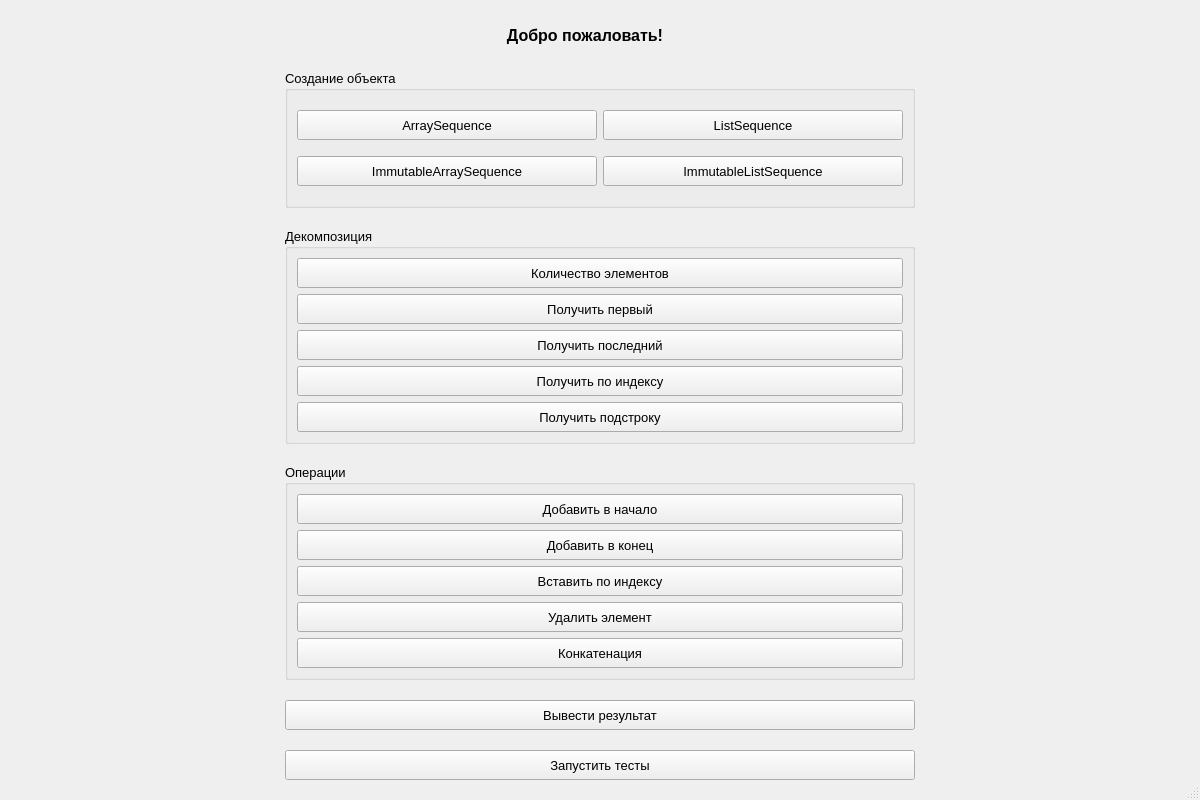
<?xml version="1.0" encoding="UTF-8"?>
<ui version="4.0">
 <class>MainWindow</class>
 <widget class="QMainWindow" name="MainWindow">
  <property name="geometry">
   <rect>
    <x>0</x>
    <y>0</y>
    <width>1200</width>
    <height>800</height>
   </rect>
  </property>
  <property name="minimumSize">
   <size>
    <width>1200</width>
    <height>800</height>
   </size>
  </property>
  <property name="font">
   <font>
    <family>Segoe UI</family>
    <pointsize>10</pointsize>
    <bold>false</bold>
   </font>
  </property>
  <property name="windowTitle">
   <string>Lab 2.2</string>
  </property>
  <widget class="QWidget" name="centralwidget">
   <property name="minimumSize">
    <size>
     <width>1200</width>
     <height>800</height>
    </size>
   </property>
   <layout class="QGridLayout" name="gridLayout">
    <property name="topMargin">
     <number>20</number>
    </property>
    <property name="bottomMargin">
     <number>20</number>
    </property>
    <property name="verticalSpacing">
     <number>20</number>
    </property>
    <item row="0" column="0">
     <widget class="QLabel" name="label">
      <property name="minimumSize">
       <size>
        <width>600</width>
        <height>30</height>
       </size>
      </property>
      <property name="maximumSize">
       <size>
        <width>600</width>
        <height>30</height>
       </size>
      </property>
      <property name="font">
       <font>
        <family>Segoe UI</family>
        <pointsize>12</pointsize>
        <bold>true</bold>
       </font>
      </property>
      <property name="text">
       <string>Добро пожаловать!</string>
      </property>
      <property name="alignment">
       <set>Qt::AlignmentFlag::AlignCenter</set>
      </property>
     </widget>
    </item>
    <item row="4" column="0">
     <widget class="QPushButton" name="pushButton_15">
      <property name="minimumSize">
       <size>
        <width>400</width>
        <height>30</height>
       </size>
      </property>
      <property name="text">
       <string>Вывести результат</string>
      </property>
     </widget>
    </item>
    <item row="5" column="0">
     <widget class="QPushButton" name="pushButton_16">
      <property name="minimumSize">
       <size>
        <width>400</width>
        <height>30</height>
       </size>
      </property>
      <property name="text">
       <string>Запустить тесты</string>
      </property>
     </widget>
    </item>
    <item row="2" column="0">
     <widget class="QGroupBox" name="groupBox_2">
      <property name="minimumSize">
       <size>
        <width>600</width>
        <height>200</height>
       </size>
      </property>
      <property name="title">
       <string>Декомпозиция</string>
      </property>
      <layout class="QVBoxLayout" name="verticalLayout_2">
       <item>
        <widget class="QPushButton" name="pushButton_5">
         <property name="minimumSize">
          <size>
           <width>400</width>
           <height>30</height>
          </size>
         </property>
         <property name="text">
          <string>Количество элементов</string>
         </property>
        </widget>
       </item>
       <item>
        <widget class="QPushButton" name="pushButton_6">
         <property name="minimumSize">
          <size>
           <width>400</width>
           <height>30</height>
          </size>
         </property>
         <property name="text">
          <string>Получить первый</string>
         </property>
        </widget>
       </item>
       <item>
        <widget class="QPushButton" name="pushButton_7">
         <property name="minimumSize">
          <size>
           <width>400</width>
           <height>30</height>
          </size>
         </property>
         <property name="text">
          <string>Получить последний</string>
         </property>
        </widget>
       </item>
       <item>
        <widget class="QPushButton" name="pushButton_8">
         <property name="minimumSize">
          <size>
           <width>400</width>
           <height>30</height>
          </size>
         </property>
         <property name="text">
          <string>Получить по индексу</string>
         </property>
        </widget>
       </item>
       <item>
        <widget class="QPushButton" name="pushButton_9">
         <property name="minimumSize">
          <size>
           <width>400</width>
           <height>30</height>
          </size>
         </property>
         <property name="text">
          <string>Получить подстроку</string>
         </property>
        </widget>
       </item>
      </layout>
     </widget>
    </item>
    <item row="1" column="0">
     <widget class="QGroupBox" name="groupBox">
      <property name="minimumSize">
       <size>
        <width>600</width>
        <height>100</height>
       </size>
      </property>
      <property name="maximumSize">
       <size>
        <width>16777215</width>
        <height>16777215</height>
       </size>
      </property>
      <property name="title">
       <string>Создание объекта</string>
      </property>
      <layout class="QGridLayout" name="gridLayout_2">
       <item row="1" column="1">
        <widget class="QPushButton" name="pushButton_4">
         <property name="minimumSize">
          <size>
           <width>300</width>
           <height>30</height>
          </size>
         </property>
         <property name="text">
          <string>ImmutableListSequence</string>
         </property>
        </widget>
       </item>
       <item row="0" column="0">
        <widget class="QPushButton" name="pushButton">
         <property name="minimumSize">
          <size>
           <width>300</width>
           <height>30</height>
          </size>
         </property>
         <property name="maximumSize">
          <size>
           <width>16777215</width>
           <height>16777215</height>
          </size>
         </property>
         <property name="text">
          <string>ArraySequence</string>
         </property>
        </widget>
       </item>
       <item row="1" column="0">
        <widget class="QPushButton" name="pushButton_3">
         <property name="minimumSize">
          <size>
           <width>300</width>
           <height>30</height>
          </size>
         </property>
         <property name="text">
          <string>ImmutableArraySequence</string>
         </property>
        </widget>
       </item>
       <item row="0" column="1">
        <widget class="QPushButton" name="pushButton_2">
         <property name="minimumSize">
          <size>
           <width>300</width>
           <height>30</height>
          </size>
         </property>
         <property name="maximumSize">
          <size>
           <width>16777215</width>
           <height>16777215</height>
          </size>
         </property>
         <property name="text">
          <string>ListSequence</string>
         </property>
        </widget>
       </item>
      </layout>
     </widget>
    </item>
    <item row="3" column="0">
     <widget class="QGroupBox" name="groupBox_3">
      <property name="minimumSize">
       <size>
        <width>600</width>
        <height>200</height>
       </size>
      </property>
      <property name="title">
       <string>Операции</string>
      </property>
      <layout class="QVBoxLayout" name="verticalLayout_3">
       <item>
        <widget class="QPushButton" name="pushButton_10">
         <property name="minimumSize">
          <size>
           <width>400</width>
           <height>30</height>
          </size>
         </property>
         <property name="text">
          <string>Добавить в начало</string>
         </property>
        </widget>
       </item>
       <item>
        <widget class="QPushButton" name="pushButton_11">
         <property name="minimumSize">
          <size>
           <width>400</width>
           <height>30</height>
          </size>
         </property>
         <property name="text">
          <string>Добавить в конец</string>
         </property>
        </widget>
       </item>
       <item>
        <widget class="QPushButton" name="pushButton_12">
         <property name="minimumSize">
          <size>
           <width>400</width>
           <height>30</height>
          </size>
         </property>
         <property name="text">
          <string>Вставить по индексу</string>
         </property>
        </widget>
       </item>
       <item>
        <widget class="QPushButton" name="pushButton_13">
         <property name="minimumSize">
          <size>
           <width>400</width>
           <height>30</height>
          </size>
         </property>
         <property name="text">
          <string>Удалить элемент</string>
         </property>
        </widget>
       </item>
       <item>
        <widget class="QPushButton" name="pushButton_14">
         <property name="minimumSize">
          <size>
           <width>400</width>
           <height>30</height>
          </size>
         </property>
         <property name="text">
          <string>Конкатенация</string>
         </property>
        </widget>
       </item>
      </layout>
     </widget>
    </item>
   </layout>
  </widget>
  <widget class="QMenuBar" name="menubar">
   <property name="geometry">
    <rect>
     <x>0</x>
     <y>0</y>
     <width>1200</width>
     <height>27</height>
    </rect>
   </property>
  </widget>
  <widget class="QStatusBar" name="statusbar"/>
 </widget>
 <resources/>
 <connections/>
</ui>
